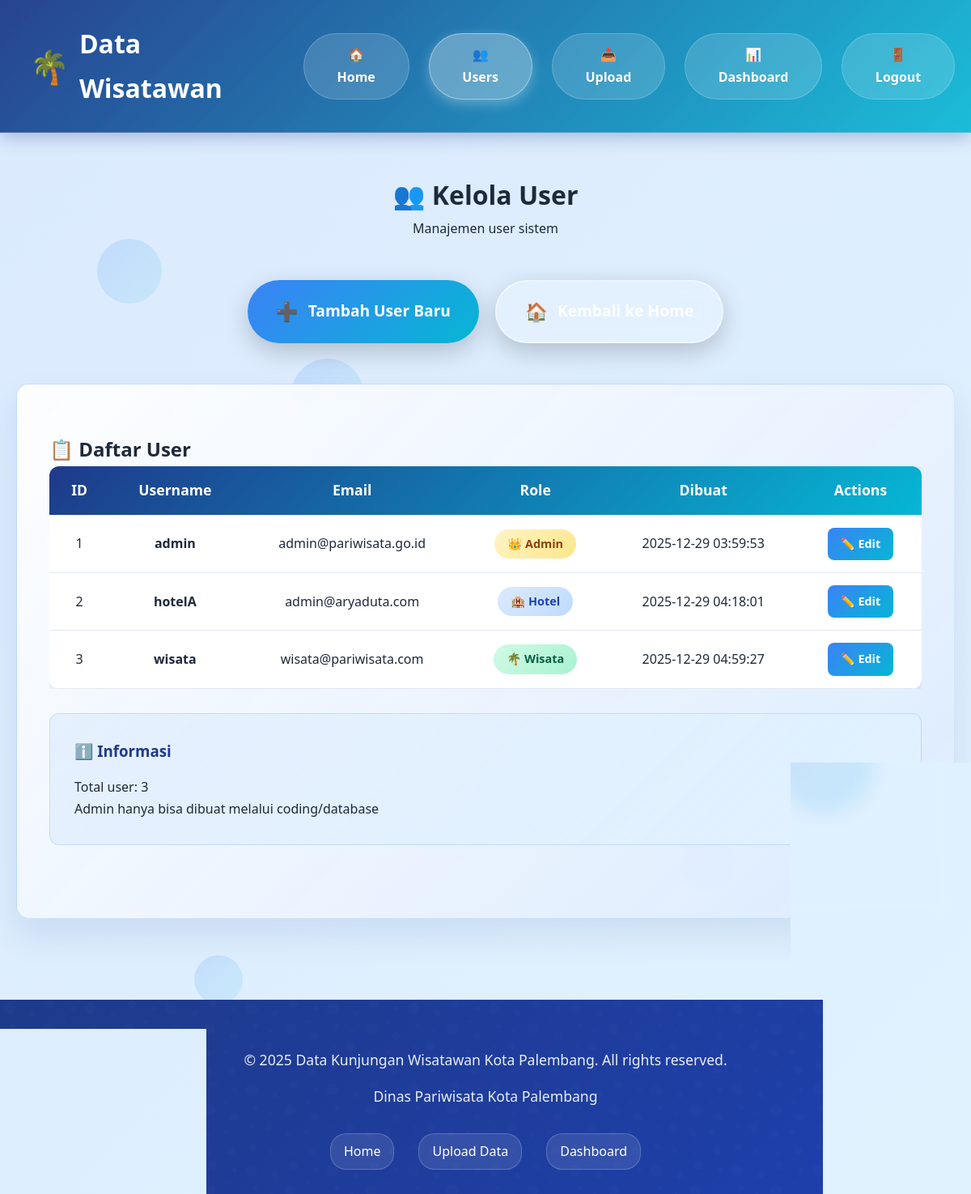
Page /admin/users (signed in) on the committed database.
### tables this page shows
CREATE TABLE users (
            id INTEGER PRIMARY KEY AUTOINCREMENT,
            username TEXT UNIQUE NOT NULL,
            password_hash TEXT NOT NULL,
            role TEXT NOT NULL,
            email TEXT,
            created_at TIMESTAMP DEFAULT CURRENT_TIMESTAMP
        );

### app.py (the view)
@app.route('/admin/users')
@login_required
@role_required('admin')
def admin_users():
    users = User.get_all(app.config['DATABASE'])
    return render_template('admin/users.html', users=users)

### app.py (called while the page is built)
@login_manager.user_loader
def load_user(user_id):
    return User.get_by_id(Config.DATABASE, int(user_id))

### models.py (called while the page is built)
    @staticmethod
    def get_by_id(db_path, user_id):
        conn = sqlite3.connect(db_path)
        conn.row_factory = sqlite3.Row
        cursor = conn.cursor()
        cursor.execute('SELECT * FROM users WHERE id = ?', (user_id,))
        row = cursor.fetchone()
        conn.close()
        if row:
            return User(
                id=row['id'],
                username=row['username'],
                password_hash=row['password_hash'],
                role=row['role'],
                email=row['email'],
                created_at=row['created_at']
            )
        return None

    @staticmethod
    def get_all(db_path):
        conn = sqlite3.connect(db_path)
        conn.row_factory = sqlite3.Row
        cursor = conn.cursor()
        cursor.execute('SELECT * FROM users ORDER BY created_at ASC')
        rows = cursor.fetchall()
        conn.close()
        users = []
        for row in rows:
            users.append({
                'id': row['id'],
                'username': row['username'],
                'role': row['role'],
                'email': row['email'],
                'created_at': row['created_at']
            })
        return users

### templates/admin/users.html (shortened to what this page needs)
{% extends "base.html" %}
{% block content %}
<div class="container" style="padding: 50px 20px;">
  <div class="dashboard-header">
    <h1>👥 Kelola User</h1>
    <p>Manajemen user sistem</p>
  </div>
  <div class="actions" style="margin: 30px 0; text-align: center;">
    <a href="{{ url_for('admin_create_user') }}" class="btn btn-primary">
      <span>➕</span> Tambah User Baru
    </a>
    <a href="{{ url_for('admin_home') }}" class="btn btn-secondary">
      <span>🏠</span> Kembali ke Home
    </a>
  </div>
  {% if users %}
  <div class="upload-section">
    <h2>📋 Daftar User</h2>
    <div style="overflow-x: auto;">
      <table class="data-table">
        <thead>
          <tr>
            <th>ID</th>
            <th>Username</th>
            <th>Email</th>
            <th>Role</th>
            <th>Dibuat</th>
            <th>Actions</th>
          </tr>
        </thead>
        <tbody>
          {% for user in users %}
          <tr>
            <td>{{ user.id }}</td>
            <td><strong>{{ user.username }}</strong></td>
            <td>{{ user.email or '-' }}</td>
            <td>
              <span class="role-badge role-{{ user.role }}">
                {% if user.role == 'admin' %}👑 Admin
                {% elif user.role == 'hotel' %}🏨 Hotel
                {% elif user.role == 'tourism' %}🌴 Wisata
                {% endif %}
              </span>
            </td>
            <td>{{ user.created_at }}</td>
            <td>
              <a href="{{ url_for('admin_edit_user', user_id=user.id) }}" class="btn-edit" style="display: inline-block; padding: 8px 16px; background: linear-gradient(135deg, #3b82f6, #06b6d4); color: white; border-radius: 8px; text-decoration: none; font-weight: 600; font-size: 0.9rem; transition: all 0.3s;">
                ✏️ Edit
              </a>
            </td>
          </tr>
          {% endfor %}
        </tbody>
      </table>
    </div>
    <div class="info-section" style="margin-top: 30px;">
      <h3>ℹ️ Informasi</h3>
      <p>Total user: {{ users|length }}</p>
      <p>Admin hanya bisa dibuat melalui coding/database</p>
    </div>
  </div>
  {% else %}
  <div class="no-data">
    <h2>👥 Belum Ada User</h2>
    <p>Silakan tambah user baru</p>
    <a href="{{ url_for('admin_create_user') }}" class="btn btn-primary">Tambah User Pertama</a>
  </div>
  {% endif %}
</div>
{% endblock %}

### static/css/style.css (style rules this page uses)
:root { --primary-blue: #1e3a8a; --secondary-blue: #3b82f6; --aqua: #06b6d4; --light-aqua: #67e8f9; --dark-blue: #1e40af; --light-blue: #dbeafe; --gradient-primary: linear-gradient(135deg, #1e3a8a 0%, #06b6d4 100%); --gradient-secondary: linear-gradient(135deg, #3b82f6 0%, #06b6d4 100%); --gradient-light: linear-gradient(135deg, #dbeafe 0%, #e0f2fe 100%); --gradient-card: linear-gradient( 135deg, rgba(30, 58, 138, 0.1) 0%, rgba(6, 182, 212, 0.1) 100% ); --white: #ffffff; --light-gray: #f8fafc; --text-dark: #1e293b; --text-light: #64748b; --success: #10b981; --warning: #f59e0b; --error: #ef4444; --shadow: 0 20px 40px rgba(30, 58, 138, 0.1); --shadow-hover: 0 30px 60px rgba(30, 58, 138, 0.15); --radius: 16px; --transition: all 0.4s cubic-bezier(0.25, 0.46, 0.45, 0.94); }
* { margin: 0; padding: 0; box-sizing: border-box; }
html { scroll-behavior: smooth; }
body { font-family: "Segoe UI", Tahoma, Geneva, Verdana, sans-serif; background: var(--gradient-light); color: var(--text-dark); line-height: 1.7; overflow-x: hidden; min-height: 100vh; display: flex; flex-direction: column; }
.container { max-width: 1200px; margin: 0 auto; padding: 0 20px; }
.btn { padding: 18px 35px; border: none; border-radius: 50px; cursor: pointer; text-decoration: none; display: inline-flex; align-items: center; justify-content: center; gap: 12px; text-align: center; transition: var(--transition); font-size: 1.2rem; font-weight: 700; position: relative; overflow: hidden; box-shadow: 0 10px 30px rgba(0, 0, 0, 0.2); transform: translateY(0); }
.btn::before { content: ""; position: absolute; top: 0; left: -100%; width: 100%; height: 100%; background: linear-gradient( 90deg, transparent, rgba(255, 255, 255, 0.3), transparent ); transition: left 0.7s ease; z-index: 1; }
.btn-primary { background: var(--gradient-secondary); color: white; }
.btn-secondary { background: rgba(255, 255, 255, 0.2); color: white; border: 2px solid rgba(255, 255, 255, 0.4); backdrop-filter: blur(10px); }
.btn span { font-size: 1.4rem; transition: var(--transition); position: relative; z-index: 2; }
.upload-section { background: linear-gradient( 135deg, rgba(255, 255, 255, 0.95) 0%, rgba(219, 234, 254, 0.9) 100% ); padding: 60px 40px; border-radius: var(--radius); box-shadow: var(--shadow); margin: 50px 0; border: 1px solid rgba(59, 130, 246, 0.2); backdrop-filter: blur(10px); animation: slideUp 0.8s ease; }
.info-section { background: linear-gradient( 135deg, rgba(219, 234, 254, 0.6) 0%, rgba(224, 242, 254, 0.8) 100% ); padding: 30px; border-radius: 12px; margin: 30px 0; border-left: 4px solid var(--aqua); border: 1px solid rgba(59, 130, 246, 0.2); }
.info-section h3 { color: var(--primary-blue); margin-bottom: 15px; }
.dashboard-header { text-align: center; margin-bottom: 50px; animation: fadeInUp 0.8s ease; }
.actions { display: flex; gap: 20px; margin: 30px 0; flex-wrap: wrap; justify-content: center; }

### templates/admin/users.html (style rules this page uses)
.data-table { width: 100%; border-collapse: collapse; background: white; border-radius: 12px; overflow: hidden; box-shadow: 0 10px 30px rgba(0, 0, 0, 0.1); }
.data-table thead { background: var(--gradient-primary); color: white; }
.data-table th, .data-table td { padding: 15px 20px; text-align: center; border-bottom: 1px solid #e2e8f0; }
.data-table th { font-weight: 700; font-size: 1.1rem; }
.role-badge { display: inline-block; padding: 6px 16px; border-radius: 20px; font-weight: 600; font-size: 0.9rem; }
.role-admin { background: linear-gradient(135deg, #fef3c7, #fde68a); color: #92400e; }
.role-hotel { background: linear-gradient(135deg, #dbeafe, #bfdbfe); color: #1e40af; }
.role-tourism { background: linear-gradient(135deg, #d1fae5, #a7f3d0); color: #065f46; }

### rows in the picture
users: id "1", username "admin", email "admin@pariwisata.go.id", role "👑 Admin", created_at "2025-12-29 03:59:53"
users: id "2", username "hotelA", email "admin@aryaduta.com", role "🏨 Hotel", created_at "2025-12-29 04:18:01"
users: id "3", username "wisata", email "wisata@pariwisata.com", role "🌴 Wisata", created_at "2025-12-29 04:59:27"

### other values in the picture
{{ users|length }} "3"
